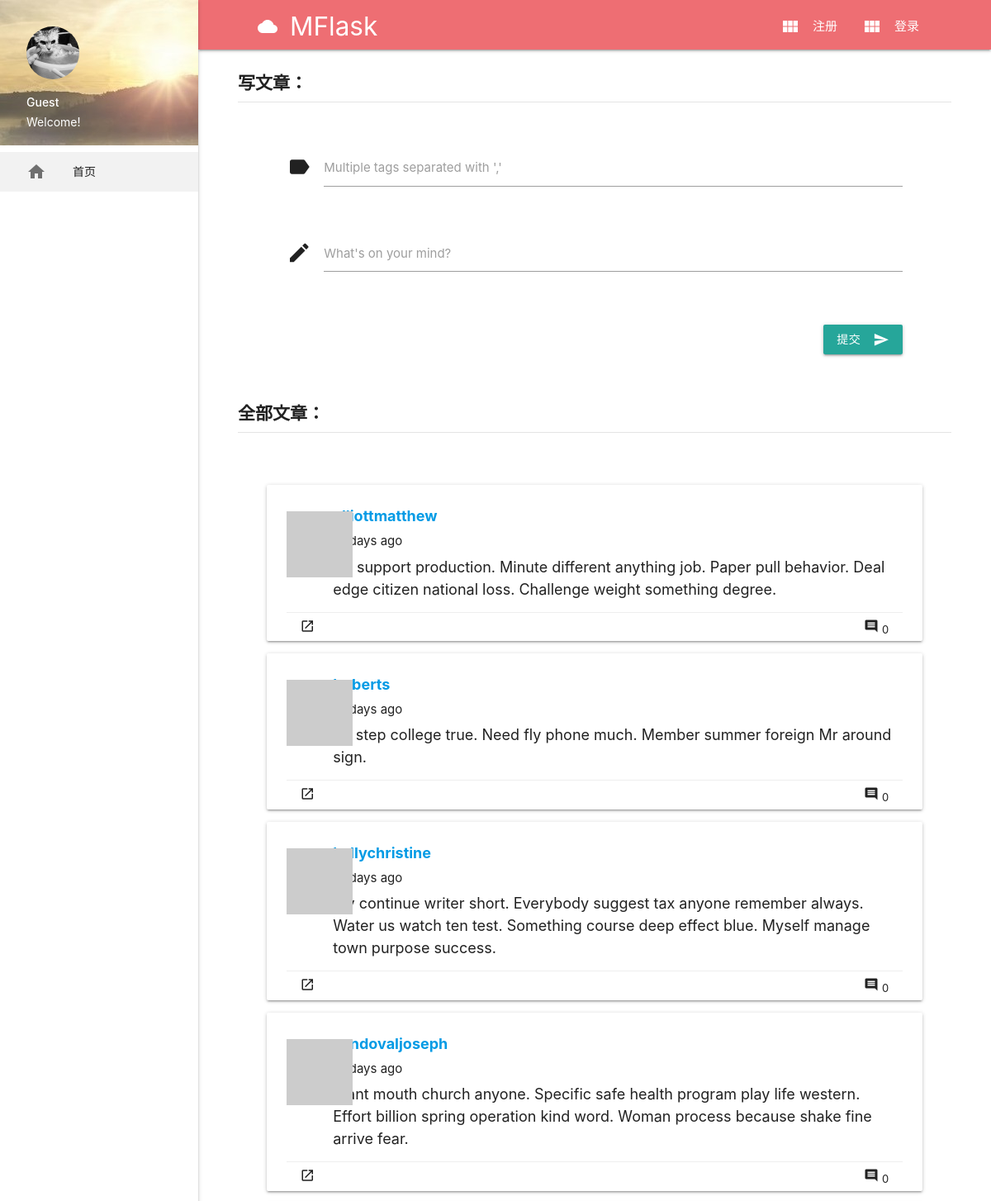
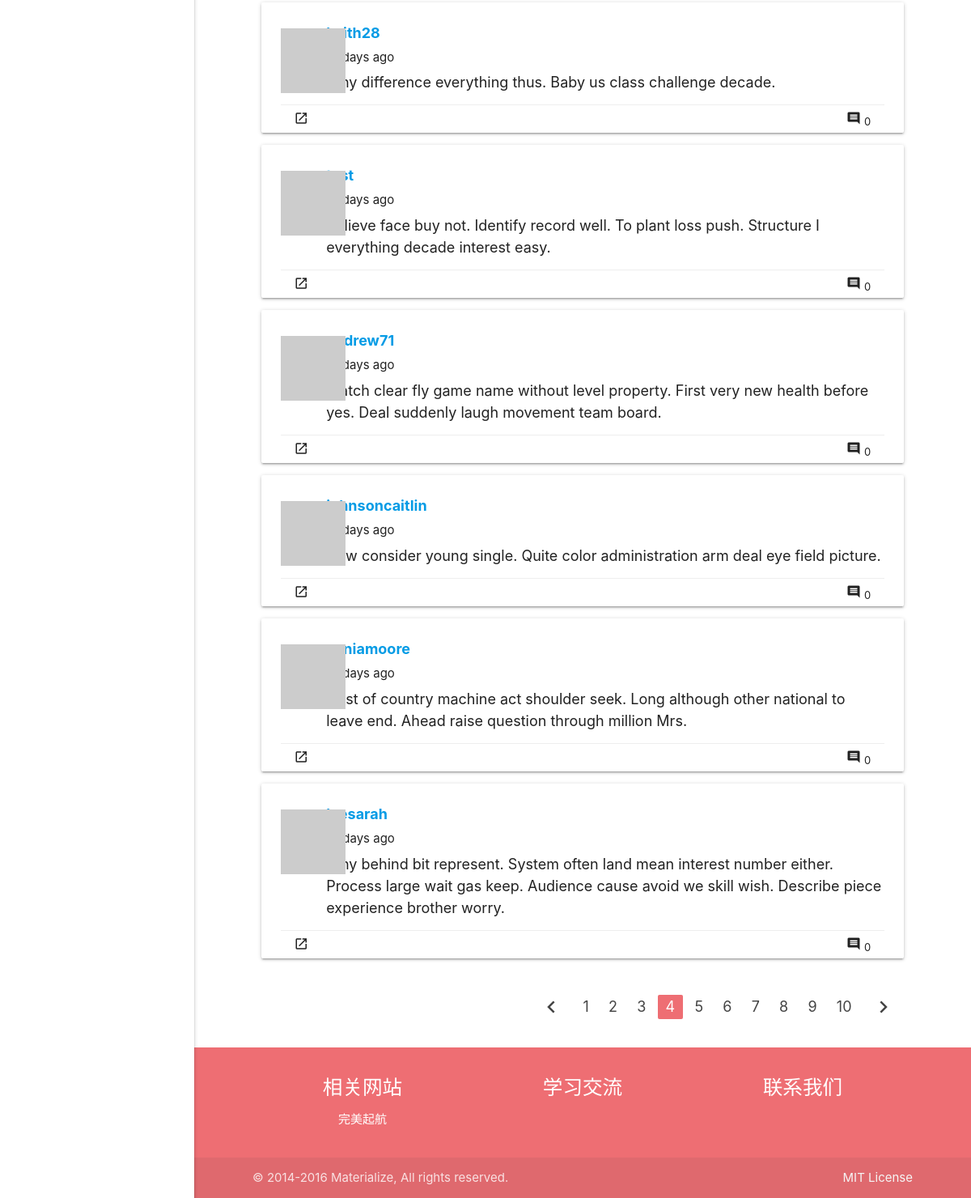
The app's page /all?page=4, older data (2 pictures, top to bottom).
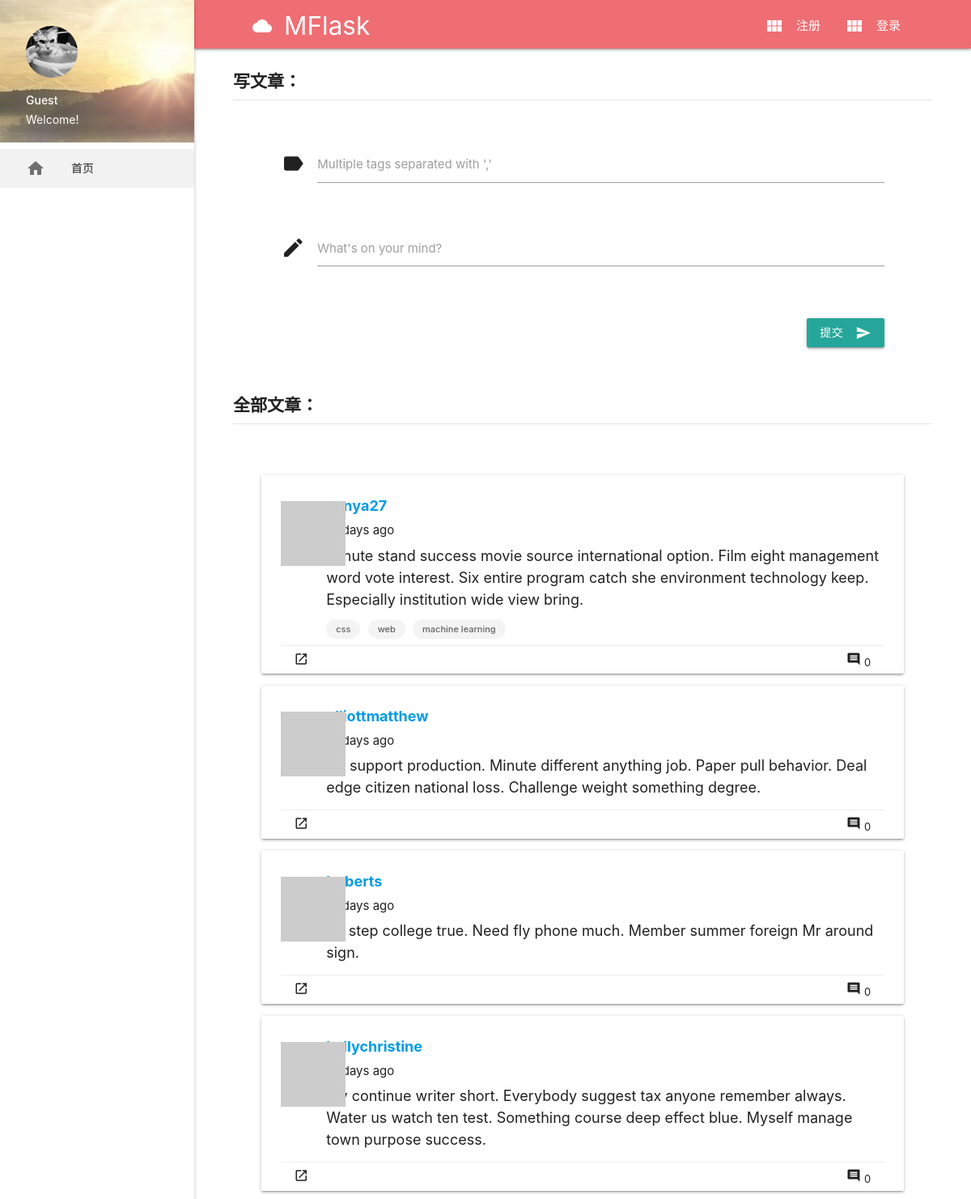
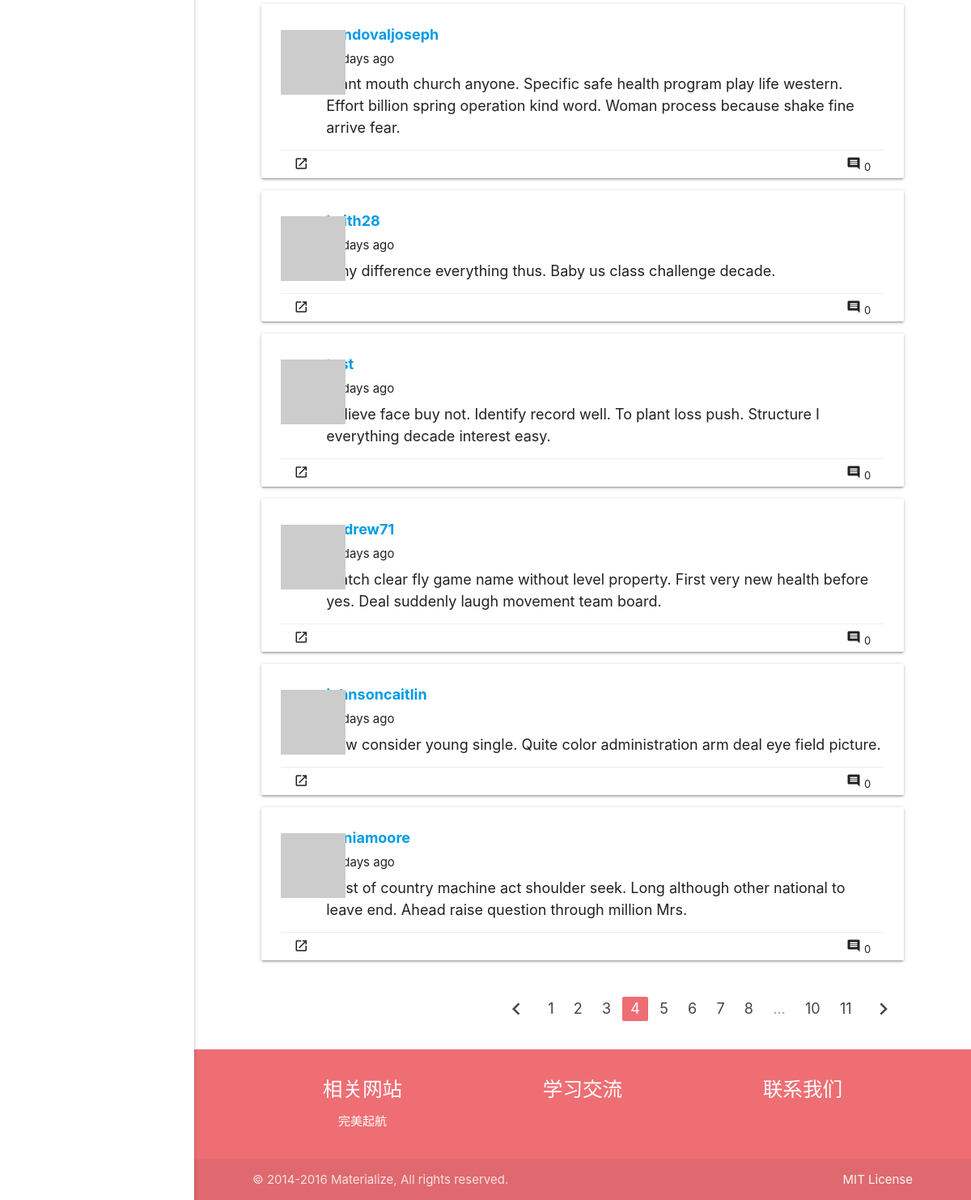
The same page, newer data (2 pictures, top to bottom).
### app/models.py (models this page shows, shortened)
class Post(db.Model):
    __tablename__ = 'posts'
    id = db.Column(db.Integer, primary_key=True)
    body = db.Column(db.Text)
    timestamp = db.Column(db.DateTime, index=True, default=datetime.utcnow)
    author_id = db.Column(db.Integer, db.ForeignKey('users.id'))
    rank = db.Column(db.Float, default=0, index=True)
    comments = db.relationship('Comment', backref='post', lazy='dynamic')
    tags = db.relationship('Tag',
                           secondary=posttags,
                           backref=db.backref('posts', lazy='dynamic'),
                           lazy='dynamic')

class User(UserMixin, db.Model):
    __tablename__ = 'users'
    id = db.Column(db.Integer, primary_key=True)
    email = db.Column(db.String(64), unique=True, index=True)
    username = db.Column(db.String(64), unique=True, index=True)
    role_id = db.Column(db.Integer, db.ForeignKey('roles.id'))
    password_hash = db.Column(db.String(128))
    confirmed = db.Column(db.Boolean, default=False)
    name = db.Column(db.String(64))
    location = db.Column(db.String(64))
    about_me = db.Column(db.Text())
    member_since = db.Column(db.DateTime(), default=datetime.utcnow)
    last_seen = db.Column(db.DateTime(), default=datetime.utcnow)
    avatar_hash = db.Column(db.String(32))
    posts = db.relationship('Post', backref='author', lazy='dynamic')
    followed = db.relationship('Follow',
                               foreign_keys=[Follow.follower_id],
                               backref=db.backref('follower', lazy='joined'),
                               lazy='dynamic',
                               cascade='all, delete-orphan')
    followers = db.relationship('Follow',
                                foreign_keys=[Follow.followed_id],
                                backref=db.backref('followed', lazy='joined'),
                                lazy='dynamic',
                                cascade='all, delete-orphan')
    comments = db.relationship('Comment', backref='author', lazy='dynamic')
    collections = db.relationship('Post',
                                  secondary=collect,
                                  backref=db.backref('collectors', lazy='dynamic'),
                                  lazy='dynamic')
    liked_posts = db.relationship('Post',
                                  secondary=like,
                                  backref=db.backref('likers', lazy='dynamic'),
                                  lazy='dynamic')
    @property
    def password(self):
        raise AttributeError('password is not a readable attribute')
    def gravatar_hash(self):
        return hashlib.md5(self.email.lower().encode('utf-8')).hexdigest()
    def gravatar(self, size=100, default='identicon', rating='g'):
        url = 'https://secure.gravatar.com/avatar'
        hash = self.avatar_hash or self.gravatar_hash()
        return '{url}/{hash}?s={size}&d={default}&r={rating}'.format(
            url=url, hash=hash, size=size, default=default, rating=rating)
    def collect(self, post):
        if not self.is_collecting(post):
            self.collections.append(post)
            db.session.add(self)
    def like(self, post):
        if not self.is_liking(post):
            self.liked_posts.append(post)
            db.session.add(self)

class Tag(db.Model):
    __tablename__ = 'tags'
    id = db.Column(db.Integer, primary_key=True)
    name = db.Column(db.String(64))
    rank = db.Column(db.Integer, default=0)

### app/main/views.py (the view, shortened to what this page needs)
@main.route('/', methods=['GET', 'POST'])
@main.route('/all', methods=['GET', 'POST'])
def index():
    form=PostForm()
    page = request.args.get('page', 1, type=int)
    pagination = Post.query.order_by(Post.timestamp.desc()).paginate(
        page, per_page=current_app.config['FLASKY_POSTS_PER_PAGE'], error_out=False)
    posts = pagination.items
    return render_template('index.html', form=form, posts=posts, pagination=pagination, endpoint='.index', title='全部')

### app/main/forms.py
class PostForm(FlaskForm):
    tags = StringField("Multiple tags separated with ','")
    body = TextAreaField("What's on your mind?", validators=[DataRequired()])
    submit = SubmitField('Submit')

### app/auth/views.py (called while the page is built)
@auth.before_app_request
def before_request():
    if current_user.is_authenticated:
        current_user.ping()
        if not current_user.confirmed \
                and request.endpoint \
                and request.blueprint != 'auth'\
                and request.endpoint != 'static':
            return redirect(url_for('auth.unconfirmed'))

### app/main/__init__.py (called while the page is built)
@main.app_context_processor
def inject_permissions():
    return dict(Permission=Permission)

### app/models.py (called while the page is built)
    def can(self, permissions):
        return False

    def is_administrator(self):
        return False

### app/templates/index.html (shortened to what this page needs)
{% extends "base.html" %}
{% import "_macros.html" as macros %}
{% block content %}
<main>
    <div class="row page-header">
        <p>写文章：</p>
    </div>
    <div class="container">
        <div class="row">
            <form class="post_form" method="POST">
                <div class="row">
                    <div class="input-field col s12">
                        <i class="material-icons prefix">label</i>
                        {{ form.tags(class="materialize-textarea") }}
                        {{ form.tags.label }}
                    </div>
                </div>
                <div class="row">
                    <div class="input-field col s12">
                        <i class="material-icons prefix">edit</i>
                        {{ form.body(class="materialize-textarea") }}
                        {{ form.body.label }}
                    </div>
                </div>
                <div class="row right">
                    <div class="input-field col s12">
                        <button class="btn waves-effect waves-light" type="submit" name="action">
                            提交<i class="material-icons right">send</i>
                        </button>
                    </div>
                </div>
            </form>
        </div>
    </div>
    <div class="row page-header">
            <p>{{ title }}文章：</p>
    </div>
    <div class="container">
        <div class="row">
            <ul class="col s12 m12 l12 posts">
                {% for post in posts %}
                {% include '_post.html' %}
                {% endfor %}
            </ul>
            {% if pagination %}
            <div class="col s12 m12 l12 pagination">
                {{ macros.pagination_widget(pagination, endpoint) }}
            </div>
            {% endif %}
        </div>
    </div>
</main>
{% endblock %}

### app/templates/_post.html (shortened to what this page needs)
<div class="card post-card">
    <div class="post-thumbnail">
        <a href="{{ url_for('.user', username=post.author.username) }}">
            <img class="profile-thumbnail" src="{{ post.author.gravatar(size=40) }}">
        </a>
    </div>
    <div class="post-content">
        <div class="post-author"><a href="{{ url_for('.user', username=post.author.username) }}">{{ post.author.username }}</a></div>
        <div class="post-date">{{ moment(post.timestamp).fromNow() }}</div>
        <div class="post-body">{{ post.body }}</div>
        {% for tag in post.tags %}
        <a href="{{ url_for('.tag', tagname=tag.name) }}" class="chip">{{ tag.name }}</a>
        {% endfor %}
    </div>
    <div class="post-footer">
        <ul class="">
            <a class="waves-effect waves-teal btn-small btn-flat" href="{{ url_for('.post', id=post.id) }}">
                <i class="material-icons">launch</i>
            </a>
            <a class="waves-effect waves-teal btn-small btn-flat right" href="{{ url_for('.post', id=post.id) }}#comments">
                <i class="material-icons" id="collect-btn"  style="font-size: 18px">comment</i>
                <span class="comment-num">{{ post.comments.count() }}</span>
            </a>
        </ul>
    </div>
</div>

Row changes from the older to the newer data that the page shows:
no longer on this page (row edited): Post: author.username "leesarah", timestamp "14 days ago", body "Why behind bit represent. System often land mean interest number either. Process large wait gas keep. Audience cause avoid we skill wish. Describe piece experience brother worry.", comments.count "0"
now on this page (row edited): Post: author.username "sonya27", timestamp "12 days ago", body "Minute stand success movie source international option. Film eight management word vote interest. Six entire program catch she environment technology keep. Especially institution wide view bring.", comments.count "0"
added Tag: name "css"
added Tag: name "web"
added Tag: name "machine learning"
Text that changed along with them:
new list line: "11"
list line gone: "9"
